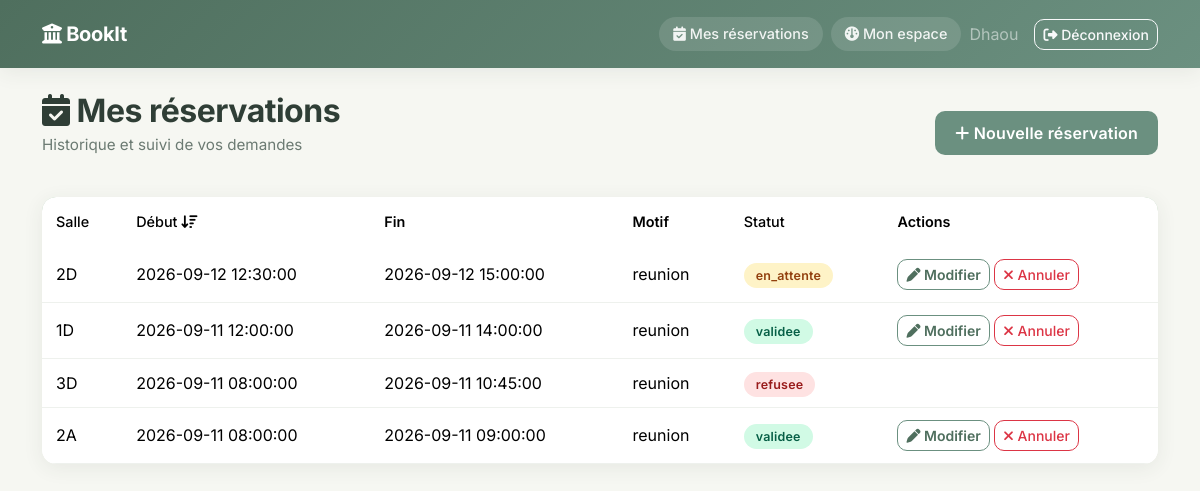
/public/index.php?controller=reservation&action=mine (signed in), run on the app's committed database.
### tables this page shows
CREATE TABLE `reservations` (
  `id` int(11) NOT NULL,
  `salle_id` int(11) NOT NULL,
  `utilisateur_id` int(11) NOT NULL,
  `date_debut` datetime NOT NULL,
  `date_fin` datetime NOT NULL,
  `motif` varchar(255) DEFAULT NULL,
  `statut` enum('en_attente','validee','refusee','annulee') DEFAULT 'en_attente',
  `created_at` timestamp NOT NULL DEFAULT current_timestamp()
);

CREATE TABLE `salles` (
  `id` int(11) NOT NULL,
  `etage_id` int(11) NOT NULL,
  `nom` varchar(100) NOT NULL,
  `capacite` int(11) NOT NULL,
  `equipements` varchar(255) DEFAULT NULL,
  `localisation` varchar(150) DEFAULT NULL,
  `statut` enum('disponible','maintenance','indisponible') DEFAULT 'disponible'
);

### app/controllers/ReservationController.php (called while the page is built, shortened)
<?php
require_once __DIR__ . '/../models/Reservation.php';
class ReservationController
{
    private Reservation $reservationModel;
    public function __construct()
    {
        $this->reservationModel = new Reservation();
    }
    public function mine(): void
    {
        $tri = $_GET['tri'] ?? 'date_debut';
        $ordre = $_GET['ordre'] ?? 'DESC';
        $reservations = $this->reservationModel->getByUser((int)$_SESSION['user_id'], $tri, $ordre);
        require __DIR__ . '/../views/frontend/reservations/mine.php';
    }
}

### public/index.php (called while the page is built, shortened)
<?php
$action = $_GET['action'] ?? 'index';
$controller = new $controllerClass();
$controller->$action();

### app/models/Reservation.php (called while the page is built, shortened)
<?php
require_once __DIR__ . '/Model.php';
class Reservation extends Model
{
    public function getByUser(int $userId, string $tri = 'date_debut', string $ordre = 'DESC'): array
    {
        $colonnesTri = [
            'date_debut' => 'r.date_debut',
            'salle' => 's.nom',
            'statut' => 'r.statut',
        ];
        $triCol = $colonnesTri[$tri] ?? 'r.date_debut';
        $ordre = strtoupper($ordre) === 'ASC' ? 'ASC' : 'DESC';
        $stmt = $this->pdo->prepare(
            "SELECT r.*, s.nom AS salle_nom
             FROM reservations r
             JOIN salles s ON r.salle_id = s.id
             WHERE r.utilisateur_id = :uid
             ORDER BY $triCol $ordre"
        );
        $stmt->execute(['uid' => $userId]);
        return $stmt->fetchAll();
    }
}

### app/models/Model.php (called while the page is built, shortened)
<?php
require_once __DIR__ . '/../../config/db.php';
abstract class Model
{
    public function __construct()
    {
        $db = new Database();
        $this->pdo = $db->connect();
    }
}

### config/db.php (called while the page is built)
<?php
class Database
{
    private string $host = 'localhost';
    private string $dbname = 'reservation_salles';
    private string $username = 'root';
    private string $password = '';
    private ?PDO $connection = null;
    public function connect(): PDO
    {
        if ($this->connection === null) {
            try {
                $dsn = "mysql:host={$this->host};dbname={$this->dbname};charset=utf8mb4";
                $this->connection = new PDO($dsn, $this->username, $this->password);
                $this->connection->setAttribute(PDO::ATTR_ERRMODE, PDO::ERRMODE_EXCEPTION);
                $this->connection->setAttribute(PDO::ATTR_DEFAULT_FETCH_MODE, PDO::FETCH_ASSOC);
            } catch (PDOException $e) {
                die("Erreur de connexion à la base de données : " . $e->getMessage());
            }
        }
        return $this->connection;
    }
}

### app/views/frontend/reservations/mine.php (the view)
<?php require __DIR__ . '/../layout_header.php'; ?>
<div class="d-flex justify-content-between align-items-center mb-4 flex-wrap gap-2">
    <div>
        <h2 class="page-title"><i class="fa-solid fa-calendar-check"></i> Mes réservations</h2>
        <p class="page-subtitle">Historique et suivi de vos demandes</p>
    </div>
    <a href="index.php?controller=reservation&action=create" class="btn btn-success">
        <i class="fa-solid fa-plus"></i> Nouvelle réservation
    </a>
</div>
<?php if (empty($reservations)): ?>
    <div class="card">
        <div class="empty-state">
            <i class="fa-solid fa-calendar-xmark"></i>
            <p>Vous n'avez aucune réservation pour le moment.</p>
        </div>
    </div>
<?php else: ?>
<?php
function sortLinkMine($colKey, $label, $tri, $ordre) {
    $currentTri = $tri ?: 'date_debut';
    $currentOrdre = $ordre ?: 'DESC';
    $nextOrdre = ($currentTri === $colKey && $currentOrdre === 'ASC') ? 'DESC' : 'ASC';
    $params = ['controller' => 'reservation', 'action' => 'mine', 'tri' => $colKey, 'ordre' => $nextOrdre];
    $icon = '';
    if ($currentTri === $colKey) {
        $icon = $currentOrdre === 'ASC' ? ' <i class="fa-solid fa-arrow-up-short-wide"></i>' : ' <i class="fa-solid fa-arrow-down-wide-short"></i>';
    }
    return '<a href="index.php?' . http_build_query($params) . '" class="text-decoration-none" style="color: inherit;">' . $label . $icon . '</a>';
}
?>
<div class="table-responsive">
    <table class="table align-middle">
        <thead>
        <tr>
            <th><?= sortLinkMine('salle', 'Salle', $tri, $ordre) ?></th>
            <th><?= sortLinkMine('date_debut', 'Début', $tri, $ordre) ?></th>
            <th>Fin</th>
            <th>Motif</th>
            <th><?= sortLinkMine('statut', 'Statut', $tri, $ordre) ?></th>
            <th>Actions</th>
        </tr>
        </thead>
        <tbody>
        <?php foreach ($reservations as $r): ?>
        <tr>
            <td><?= htmlspecialchars($r['salle_nom']) ?></td>
            <td><?= htmlspecialchars($r['date_debut']) ?></td>
            <td><?= htmlspecialchars($r['date_fin']) ?></td>
            <td><?= htmlspecialchars($r['motif']) ?></td>
            <td><span class="badge-statut badge-<?= htmlspecialchars($r['statut']) ?>"><?= htmlspecialchars($r['statut']) ?></span></td>
            <td>
                <?php if ($r['statut'] === 'en_attente' || $r['statut'] === 'validee'): ?>
                    <a href="index.php?controller=reservation&action=edit&id=<?= $r['id'] ?>"
                       class="btn btn-sm btn-outline-success">
                        <i class="fa-solid fa-pen"></i> Modifier
                    </a>
                    <a href="index.php?controller=reservation&action=cancel&id=<?= $r['id'] ?>"
                       class="btn btn-sm btn-outline-danger"
                       onclick="return confirm('Annuler cette réservation ?');">
                        <i class="fa-solid fa-xmark"></i> Annuler
                    </a>
                <?php endif; ?>
            </td>
        </tr>
        <?php endforeach; ?>
        </tbody>
    </table>
</div>
<?php endif; ?>
<?php require __DIR__ . '/../layout_footer.php'; ?>

### public/css/frontend.css (style rules this page uses)
:root { --sage: #6b9080; --sage-light: #a4c3a2; --sage-dark: #4f6f5e; --cream: #f6f7f2; --ink: #2f3e36; --muted: #6b7a72; --radius: 14px; --shadow: 0 4px 20px rgba(47, 62, 54, 0.08); --shadow-hover: 0 8px 30px rgba(47, 62, 54, 0.14); }
* { box-sizing: border-box; }
body { font-family: 'Inter', sans-serif; background: var(--cream); color: var(--ink); min-height: 100vh; }
.page-title { font-weight: 700; letter-spacing: -0.5px; color: var(--ink); margin-bottom: 4px; }
.page-subtitle { color: var(--muted); font-size: 0.95rem; }
.btn-success { background: var(--sage); border: none; border-radius: 10px; padding: 10px 20px; font-weight: 600; letter-spacing: 0.2px; transition: background 0.2s ease, transform 0.15s ease; }
.btn-outline-success { border-radius: 10px; border-color: var(--sage); color: var(--sage-dark); font-weight: 600; }
.btn-outline-danger { border-radius: 10px; font-weight: 500; }
.table { background: white; border-radius: var(--radius); overflow: hidden; box-shadow: var(--shadow); margin-bottom: 0; }
.table thead { background: var(--sage-light); color: var(--ink); }
.table th { font-weight: 600; border: none; padding: 14px; font-size: 0.9rem; }
.table td { padding: 12px 14px; vertical-align: middle; border-color: #eef1ed; }
.table-responsive { border-radius: var(--radius); box-shadow: var(--shadow); }
.badge-statut { padding: 5px 12px; border-radius: 20px; font-weight: 600; font-size: 0.78rem; letter-spacing: 0.2px; }
.badge-en_attente { background: #fef3c7; color: #92400e; }
.badge-validee { background: #d1fae5; color: #065f46; }
.badge-refusee { background: #fee2e2; color: #991b1b; }
a { color: var(--sage-dark); text-decoration: none; font-weight: 500; }

### data on the page
reservations: salle.nom "2D", date_debut "2026-09-12 12:30:00", date_fin "2026-09-12 15:00:00", motif "reunion", statut "en_attente"
reservations: salle.nom "1D", date_debut "2026-09-11 12:00:00", date_fin "2026-09-11 14:00:00", motif "reunion", statut "validee"
reservations: salle.nom "3D", date_debut "2026-09-11 08:00:00", date_fin "2026-09-11 10:45:00", motif "reunion", statut "refusee"
reservations: salle.nom "2A", date_debut "2026-09-11 08:00:00", date_fin "2026-09-11 09:00:00", motif "reunion", statut "validee"

### other printed values
$_SESSION['user_nom'] "Dhaou"
$label "Salle Début Statut"
